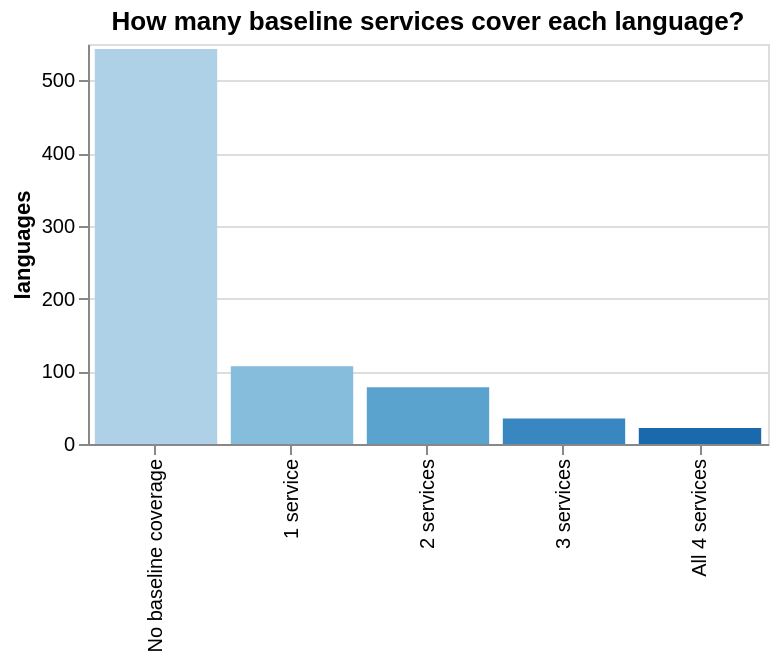

Notebook cell for this chart:
### Markdown cell above
### Service Overlap: How Many Languages Have Baseline Coverage?

Of the 880 languages in the pipeline, **631 (72%)** have no translation from any of the four sources (the three MT baselines or the Wikipedia reference). This is the starting gap that LLM services fill. The overlap distribution shows how many languages have 1, 2, 3, or all 4 sources covering them, giving a sense of how much cross-service validation is available at the baseline level (with the caveat that Wikipedia is community-curated rather than MT, so its agreement carries different epistemic weight from MT–MT agreement).

### Code cell
# Service overlap: how many baseline services cover each language?
df["n_baseline"] = sum(
    df[col].notna().astype(int)
    for col in BASELINE_SERVICES.values()
    if col in df.columns
)

overlap_counts = df["n_baseline"].value_counts().sort_index().reset_index()
overlap_counts.columns = ["n_services", "n_languages"]
overlap_counts["label"] = overlap_counts["n_services"].map({
    0: "No baseline coverage",
    1: "1 source",
    2: "2 sources",
    3: "3 sources",
    4: "All 4 sources",
})

print("Baseline service overlap across 880 languages:")
for _, r in overlap_counts.iterrows():
    pct = r["n_languages"] / total_langs * 100
    print(f"  {r['label']:25s}: {r['n_languages']:4d}  ({pct:.1f}%)")

overlap_bar = alt.Chart(overlap_counts).mark_bar().encode(
    x=alt.X("label:N",
            sort=["No baseline coverage","1 source","2 sources","3 sources","All 4 sources"],
            title=None),
    y=alt.Y("n_languages:Q", title="languages"),
    color=alt.Color("n_services:O", scale=alt.Scale(scheme="blues"), legend=None),
    tooltip=["label:N", "n_languages:Q"],
).properties(width=340, height=200, title="How many sources cover each language? (3 MT baselines + Wikipedia)")
display(overlap_bar)

zero_by_fam = (
    df[df["n_baseline"] == 0]
    .groupby("language_family")["language_code"]
    .nunique()
    .sort_values(ascending=False)
    .reset_index(name="n_zero")
)
print(f"\nZero-baseline-coverage languages by family:")
for _, r in zero_by_fam.iterrows():
    total_fam = df[df["language_family"] == r["language_family"]]["language_code"].nunique()
    pct = r["n_zero"] / total_fam * 100
    print(f"  {r['language_family']:45s}: {r['n_zero']:3d}/{total_fam:3d} ({pct:.0f}%)")

### Figure 1 — Vega specification as saved in the notebook (floating-point values rounded to 4 significant figures)
{"$schema": "https://vega.github.io/schema/vega/v6.json", "data": [{"name": "source_0"}, {"name": "data_0", "values": [{"label": "No baseline coverage", "n_languages": 543, "n_languages_end": 543.0, "n_languages_start": 0.0, "n_services": 0}, {"label": "1 service", "n_languages": 107, "n_languages_end": 107.0, "n_languages_start": 0.0, "n_services": 1}, {"label": "2 services", "n_languages": 78, "n_languages_end": 78.0, "n_languages_start": 0.0, "n_services": 2}, {"label": "3 services", "n_languages": 35, "n_languages_end": 35.0, "n_languages_start": 0.0, "n_services": 3}, {"label": "All 4 services", "n_languages": 22, "n_languages_end": 22.0, "n_languages_start": 0.0, "n_services": 4}]}, {"name": "source_0_x_domain_label", "values": [{"label": "No baseline coverage", "sort_field": 0.0}, {"label": "1 service", "sort_field": 1.0}, {"label": "2 services", "sort_field": 2.0}, {"label": "3 services", "sort_field": 3.0}, {"label": "All 4 services", "sort_field": 4.0}]}, {"name": "data_0_color_domain_n_services", "values": [{"n_services": 0}, {"n_services": 1}, {"n_services": 2}, {"n_services": 3}, {"n_services": 4}]}], "marks": [{"type": "rect", "name": "marks", "from": {"data": "data_0"}, "encode": {"update": {"x": {"field": "label", "scale": "x"}, "y": {"field": "n_languages_end", "scale": "y"}, "tooltip": {"signal": "{\"label\": isValid(datum[\"label\"]) ? datum[\"label\"] : \"\"+datum[\"label\"], \"n_languages\": format(datum[\"n_languages\"], \"\")}"}, "y2": {"field": "n_languages_start", "scale": "y"}, "fill": {"field": "n_services", "scale": "color"}, "width": {"signal": "max(0.25, bandwidth('x'))"}}}, "style": ["bar"]}], "scales": [{"name": "x", "type": "band", "domain": {"data": "source_0_x_domain_label", "field": "label", "sort": {"op": "max", "field": "sort_field"}}, "range": [0, {"signal": "width"}], "paddingOuter": 0.05, "paddingInner": 0.1}, {"name": "y", "type": "linear", "domain": {"data": "data_0", "fields": ["n_languages_start", "n_languages_end"]}, "range": [{"signal": "height"}, 0], "nice": true, "zero": true}, {"name": "color", "type": "ordinal", "domain": {"data": "data_0_color_domain_n_services", "field": "n_services", "sort": true}, "range": {"scheme": "blues"}, "interpolate": "hcl"}], "axes": [{"scale": "y", "domain": false, "labels": false, "grid": true, "aria": false, "gridScale": "x", "ticks": false, "orient": "left", "minExtent": 0, "tickCount": {"signal": "ceil(height/40)"}, "maxExtent": 0, "zindex": 0}, {"scale": "x", "zindex": 0, "orient": "bottom", "labelAlign": "right", "labelBaseline": "middle", "grid": false, "labelAngle": 270}, {"scale": "y", "zindex": 0, "grid": false, "tickCount": {"signal": "ceil(height/40)"}, "title": "languages", "orient": "left", "labelOverlap": true}], "title": {"text": "How many baseline services cover each language?", "frame": "group"}, "background": "white", "style": "cell", "padding": 5, "width": 340, "height": 200}
